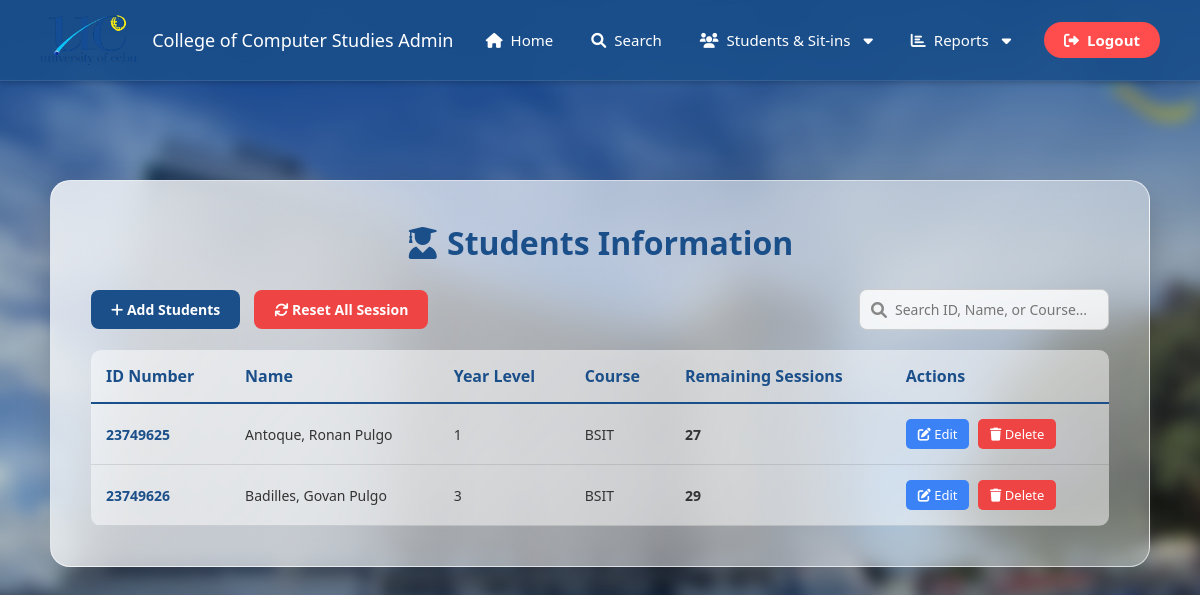
/student_list (signed in), run on an earlier commit of the app's database.
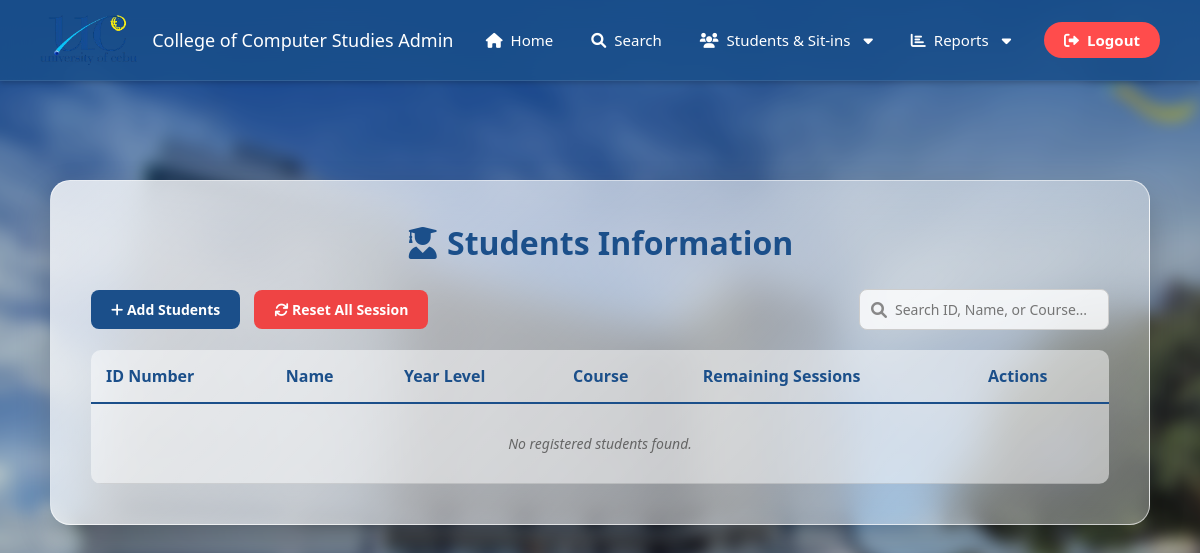
And on a later commit of the database.
### tables this page shows
CREATE TABLE users (
            id INTEGER PRIMARY KEY AUTOINCREMENT,
            id_number TEXT UNIQUE NOT NULL,
            lastname TEXT NOT NULL,
            firstname TEXT NOT NULL,
            middlename TEXT,
            course_level TEXT,
            password TEXT NOT NULL,
            email TEXT,
            course TEXT,
            address TEXT,
            role TEXT DEFAULT 'student',
            remaining_sessions INTEGER DEFAULT 30,
            profile_pic TEXT DEFAULT 'default_profile.png'
        );

### app.py (the view)
@app.route('/student_list')
def student_list():
    if 'user_id' not in session or session.get('role') != 'admin':
        return redirect(url_for('home'))
    conn = get_db_connection()
    cursor = conn.cursor()
    students = cursor.execute('''
        SELECT id, id_number, firstname, middlename, lastname, course, course_level, remaining_sessions
        FROM users
        WHERE role = 'student'
        ORDER BY lastname ASC
    ''').fetchall()
    conn.close()
    return render_template('student_list.html', students=students)

### app.py (called while the page is built)
def get_db_connection():
    conn = sqlite3.connect('students.db')
    conn.row_factory = sqlite3.Row
    return conn

### templates/student_list.html (shortened to what this page needs)
<!DOCTYPE html>
<html lang="en">
<head>
    <link rel="stylesheet" href="{{ url_for('static', filename='style.css') }}?v=15">
    <link rel="stylesheet" href="{{ url_for('static', filename='admin.css') }}?v=15">
    <link rel="stylesheet" href="https://cdnjs.cloudflare.com/ajax/libs/font-awesome/6.0.0/css/all.min.css">
</head>
<body class="admin-page">
    <nav class="navbar">
        <div class="logo">
            <img src="{{ url_for('static', filename='images/uclogonav.png') }}" alt="UC Logo">
            College of Computer Studies Admin
        </div>
        <div class="nav-links">
            <a href="/admin_dashboard"><i class="fas fa-home"></i> Home</a>
            <a href="#" id="searchNavBtn"><i class="fas fa-search"></i> Search</a>
            <div class="dropdown">
                <button class="dropbtn"><i class="fas fa-users"></i> Students & Sit-ins <i class="fas fa-caret-down" style="margin-left: 5px;"></i></button>
            </div>
            <div class="dropdown">
                <button class="dropbtn"><i class="fas fa-chart-bar"></i> Reports <i class="fas fa-caret-down" style="margin-left: 5px;"></i></button>
            </div>
            <a href="/logout" class="logout-btn"><i class="fas fa-sign-out-alt"></i> Logout</a>
        </div>
    </nav>
    <div class="admin-container">
        <div class="admin-glass-card" style="max-width: 1200px; margin: auto;">
            <h1 style="color: #1b4f8a; margin-bottom: 25px; text-align: center; font-size: 32px;">
                <i class="fas fa-user-graduate"></i> Students Information
            </h1>
            <div class="table-controls">
                <div>
                    <button class="btn-control btn-add"><i class="fas fa-plus"></i> Add Students</button>
                   <form action="/reset_sessions" method="POST" style="display: inline;" onsubmit="return confirm('Are you sure you want to reset ALL students back to 30 sessions?');">
                     <button type="submit" class="btn-control btn-reset"><i class="fas fa-sync"></i> Reset All Session</button>
                    </form>
                </div>
               <div class="search-box">
                    <i class="fas fa-search"></i>
                    <input type="text" id="masterlistSearch" placeholder="Search ID, Name, or Course...">
                </div>
            </div>
            <table class="modern-table">
                <thead>
                    <tr>
                        <th>ID Number</th>
                        <th>Name</th>
                        <th>Year Level</th>
                        <th>Course</th>
                        <th>Remaining Sessions</th>
                        <th>Actions</th>
                    </tr>
                </thead>
               <tbody>
                    {% for student in students %}
                    <tr>
                        <td style="font-weight: bold; color: #1b4f8a;">{{ student.id_number }}</td>
                        <td>{{ student.lastname }}, {{ student.firstname }} {{ student.middlename }}</td>
                        <td>{{ student.course_level | replace('st Year', '') | replace('nd Year', '') | replace('rd Year', '') | replace('th Year', '') }}</td>
                        <td>{{ student.course }}</td>
                        <td style="font-weight: bold;">{{ student.remaining_sessions }}</td>
                        <td>
                            <button class="action-btn action-edit"
                                data-id="{{ student.id }}"
                                data-firstname="{{ student.firstname }}"
                                data-middlename="{{ student.middlename }}"
                                data-lastname="{{ student.lastname }}"
                                data-course="{{ student.course }}"
                                data-level="{{ student.course_level | replace('st Year', '') | replace('nd Year', '') | replace('rd Year', '') | replace('th Year', '') }}">
                                <i class="fas fa-edit"></i> Edit
                            </button>
                            <form action="/delete_student/{{ student.id }}" method="POST" style="display: inline;" onsubmit="return confirm('Are you sure you want to delete {{ student.firstname }}? This action cannot be undone.');">
                                <button type="submit" class="action-btn action-delete"><i class="fas fa-trash"></i> Delete</button>
                            </form>
                        </td>
                    </tr>
                    {% else %}
                    <tr>
                        <td colspan="6" style="padding: 30px; text-align: center; color: #666; font-style: italic;">
                            No registered students found.
                        </td>
                    </tr>
                    {% endfor %}
                </tbody>
            </table>
        </div>
    </div>
</body>
</html>

### static/style.css (style rules this page uses)
* { box-sizing: border-box; margin: 0; padding: 0; font-family: 'Segoe UI', Tahoma, Geneva, Verdana, sans-serif; }
body { background-color: #EBEBEB; }
a { text-decoration: none; transition: opacity 0.3s; }
.navbar { background-color: rgba(21, 76, 121, 0.95); padding: 15px 30px; display: flex; justify-content: space-between; align-items: center; color: white; box-shadow: 0 2px 5px rgba(0,0,0,0.2); position: fixed; top: 0; left: 0; width: 100% !important; z-index: 9999; }
body { padding-top: 80px; }
.logo { font-size: 18px; font-weight: 500; display: flex; align-items: center; gap: 15px; white-space: nowrap; }
.logo img { height: 50px; width: auto; }

### static/admin.css (style rules this page uses)
body.admin-page { margin: 0; display: flex; flex-direction: column; position: relative; font-family: sans-serif; }
body.admin-page::before { content: ""; position: fixed; top: -20px; left: -20px; right: -20px; bottom: -20px; background-image: url('/static/images/ucbackground.jpg'); background-size: cover; background-position: center; background-repeat: no-repeat; filter: blur(8px) brightness(0.8); z-index: -1; }
.admin-container { flex: 1; display: flex; justify-content: center; align-items: center; z-index: 1; margin-top: 100px; margin-bottom: 50px; }
.admin-glass-card { background: linear-gradient(135deg, rgba(255, 255, 255, 0.8), rgba(255, 255, 255, 0.3)); backdrop-filter: blur(20px); padding: 40px; width: 1100px; max-width: 90%; border-radius: 20px; box-shadow: 0 15px 35px rgba(0, 0, 0, 0.2); border: 1px solid rgba(255, 255, 255, 0.6); position: relative; text-align: center; }
.navbar { position: fixed; top: 0; left: 0; width: 100%; box-sizing: border-box; z-index: 9999; background: rgba(27, 79, 138, 0.85); backdrop-filter: blur(15px); border-bottom: 1px solid rgba(255, 255, 255, 0.1); display: flex; justify-content: space-between; align-items: center; padding: 15px 40px; }
.nav-links { display: flex; align-items: center; gap: 8px; }
.nav-links a, .dropbtn { color: #ffffff; text-decoration: none; font-size: 15px; font-weight: 500; padding: 8px 15px; border-radius: 20px; transition: all 0.3s ease; display: flex; align-items: center; gap: 8px; background: transparent; border: none; cursor: pointer; font-family: inherit; }
.dropdown { position: relative; display: inline-block; }
.nav-links .logout-btn { background-color: #ff4c4c; color: white; font-weight: bold; padding: 8px 20px; margin-left: 10px; }

### templates/student_list.html (style rules this page uses)
.table-controls { display: flex; justify-content: space-between; align-items: center; margin-bottom: 20px; }
.btn-control { padding: 10px 20px; border: none; border-radius: 8px; color: white; font-weight: bold; font-size: 14px; cursor: pointer; transition: 0.3s; margin-right: 10px; }
.btn-add { background: #1b4f8a; }
.btn-reset { background: #ef4444; }
.search-box { position: relative; }
.search-box input { padding: 10px 15px 10px 35px; border-radius: 8px; border: 1px solid #ccc; outline: none; width: 250px; font-size: 14px; background: rgba(255, 255, 255, 0.8); }
.search-box i { position: absolute; left: 12px; top: 50%; transform: translateY(-50%); color: #888; }
.modern-table { width: 100%; border-collapse: collapse; text-align: left; background: rgba(255, 255, 255, 0.5); border-radius: 10px; overflow: hidden; }
.modern-table th { color: #1b4f8a; padding: 15px; border-bottom: 2px solid #1b4f8a; font-weight: 700; }
.modern-table td { padding: 15px; border-bottom: 1px solid rgba(0,0,0,0.1); color: #333; font-size: 14px; }

What changed in the data, as far as the page shows it:
removed users: id_number "23749625", lastname "Antoque", firstname "Ronan", middlename "Pulgo", course_level "1", course "BSIT", remaining_sessions "27"
removed users: id_number "23749626", lastname "Badilles", firstname "Govan", middlename "Pulgo", course_level "3", course "BSIT", remaining_sessions "29"
Also different on the page:
text now shown: "No registered students found."
